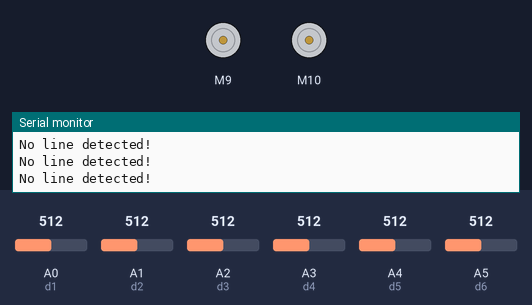
This sketch was run on a simulated Arduino Uno, built with avr-gcc and run on an emulated ATmega328P. Parts: 2 × DC motor (green arrow = forward, orange = backward, longer = faster), the last lines printed to the serial monitor. The inputs (shaded band) are chosen by the test bench; at power-on: A2 (d3) = 512, A1 (d2) = 512, A0 (d1) = 512, A3 (d4) = 512, A4 (d5) = 512, A5 (d6) = 512.

Above: at 2.2 s.
2.3 s: A2 (d3) set to 725
5.3 s: A2 (d3) set to 750
At 6.1 s:
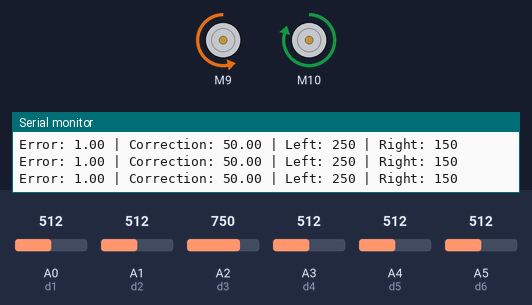
6.8 s: A1 (d2) set to 786
9.8 s: A1 (d2) set to 808
At 10.4 s:
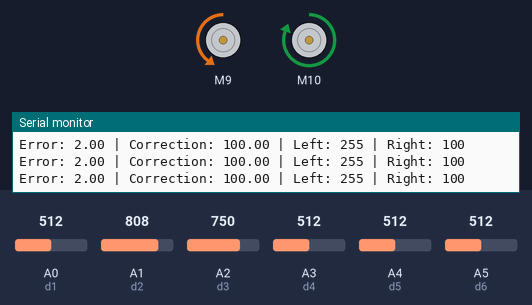
11.3 s: A0 (d1) set to 794
14.3 s: A0 (d1) set to 808
At 15.4 s:
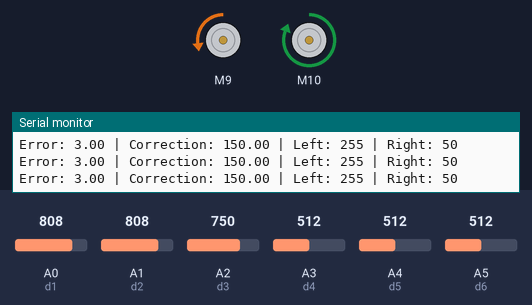
Timing chart, 0 to 16.8 s (numbered marks = the images above; inputs shaded):
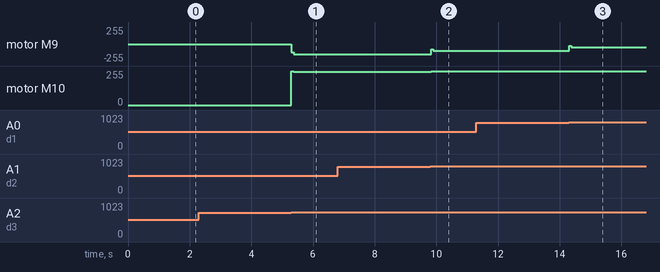

The sketch:

code-version-2.ino
```cpp
#include <Arduino.h>
#include <SparkFun_TB6612.h>

// Pin definitions
int d1 = A0;
int d2 = A1;
int d3 = A2;
int d4 = A3;
int d5 = A4;
int d6 = A5;

#define AIN1 9
#define BIN1 10
#define AIN2 8
#define BIN2 11
#define PWMA 3
#define PWMB 5
#define STBY 2

const int offsetA = -1;
const int offsetB = 1;

Motor motorr = Motor(AIN1, AIN2, PWMA, offsetA, STBY); // Right motor
Motor motorl = Motor(BIN1, BIN2, PWMB, offsetB, STBY); // Left motor

// PID variables
float Kp = 50;    // Proportional gain
float Ki = 0;     // Integral gain (start with 0, tune later)
float Kd = 25;    // Derivative gain

float error = 0, lastError = 0, integral = 0, derivative = 0;
int baseSpeed = 200; // Base speed for motors

void setup() {
  pinMode(d1, INPUT);
  pinMode(d2, INPUT);
  pinMode(d3, INPUT);
  pinMode(d4, INPUT);
  pinMode(d5, INPUT);
  pinMode(d6, INPUT);
  Serial.begin(9600);
  delay(1000);

  motorr.drive(0);
  motorl.drive(0);
}

void loop() {
  // Read sensor values
  int sensors[6];
  sensors[0] = analogRead(d1) > 800 ? 1 : 0; // rightmost
  sensors[1] = analogRead(d2) > 800 ? 1 : 0;
  sensors[2] = analogRead(d3) > 740 ? 1 : 0;
  sensors[3] = analogRead(d4) > 800 ? 1 : 0;
  sensors[4] = analogRead(d5) > 800 ? 1 : 0;
  sensors[5] = analogRead(d6) > 800 ? 1 : 0; // leftmost

  // Assign weights
  int weights[6] = {5, 3, 1, -1, -3, -5};

  // Calculate weighted error
  int sum = 0, count = 0;
  for (int i = 0; i < 6; i++) {
    if (sensors[i]) {
      sum += weights[i];
      count++;
    }
  }

  if (count == 0) {
    // No line detected, stop or spin in place
    motorr.drive(0);
    motorl.drive(0);
    Serial.println("No line detected!");
    return;
  }

  error = (float)sum / count;

  // PID calculations
  integral += error;
  derivative = error - lastError;
  float correction = Kp * error + Ki * integral + Kd * derivative;

  // Calculate motor speeds
  int leftSpeed = baseSpeed + correction;
  int rightSpeed = baseSpeed - correction;

  // Constrain speeds
  leftSpeed = constrain(leftSpeed, -255, 255);
  rightSpeed = constrain(rightSpeed, -255, 255);

  // Drive motors
  motorl.drive(leftSpeed);
  motorr.drive(rightSpeed);

  // Debugging
  Serial.print("Error: "); Serial.print(error);
  Serial.print(" | Correction: "); Serial.print(correction);
  Serial.print(" | Left: "); Serial.print(leftSpeed);
  Serial.print(" | Right: "); Serial.println(rightSpeed);

  lastError = error;
  delay(10); // Small delay for stability
}
```

Measured:
- the behaviour switches between 740 and 741 on A2 (d3) (found by bisection; images 0 and 1)
- the behaviour switches between 800 and 801 on A1 (d2) (found by bisection; images 1 and 2)
- the behaviour switches between 800 and 801 on A0 (d1) (found by bisection; images 2 and 3)
- after the input at 5.3 s, motor M9: stopped → backward 125/255 at once, → backward 150/255 0.07 s later; motor M10: stopped → forward 255/255 at once, → forward 250/255 0.07 s later
- after the input at 9.8 s, motor M9: backward 150/255 → backward 75/255 at once, → backward 100/255 0.06 s later; motor M10: forward 250/255 → forward 255/255 at once
- after the input at 14.3 s, motor M9: backward 100/255 → backward 25/255 at once, → backward 50/255 0.06 s later
